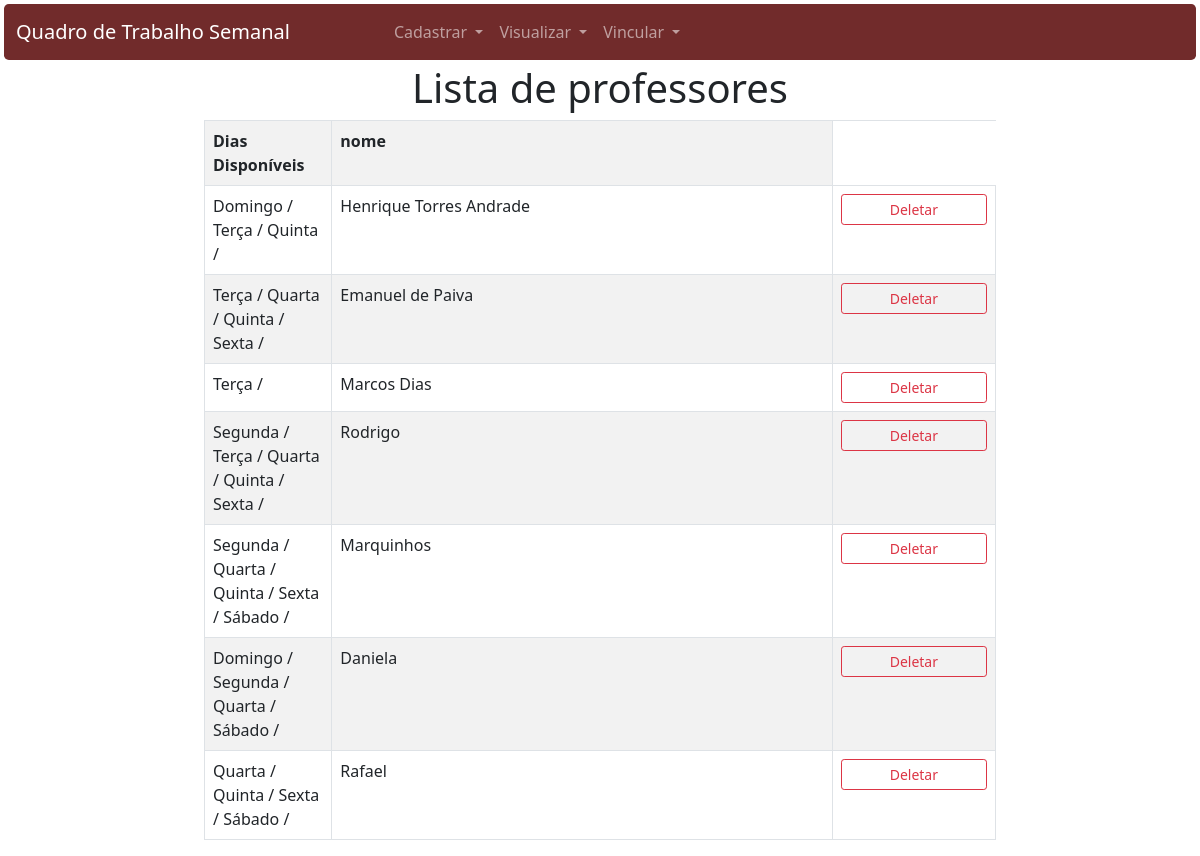
Page /listar_professores/ on the committed database.
### app_qts/models.py (models this page shows)
class Disponibilidade_Dia(models.Model):
    id_professor = models.ForeignKey(Professor, on_delete=models.CASCADE)
    id_dia = models.ForeignKey(Dia, on_delete=models.CASCADE)

class Dia(models.Model):
    id_dia = models.AutoField(primary_key=True)
    nome = models.TextField(max_length=255)

class Professor(models.Model):
    id_professor = models.AutoField(primary_key=True)
    nome = models.TextField(max_length=255)

### app_qts/views.py (the view)
# urls.py: path('listar_professores/',views.listar_professores,name='listar_professores'),
def listar_professores(request):
    context = {
        'professores': Professor.objects.all(),
        'disponibilidade_dia': Disponibilidade_Dia.objects.all()
    }
    return render(request,'qts/listagem/professores.html',context)

### app_qts/templates/qts/listagem/professores.html
{% extends 'qts/base.html' %}
{% block conteudo %}
<div class="row text-center">
    <h1>Lista de professores</h1>
</div>
<div class="row">
    <div class="col"></div>
    <div class="col-8 justify-content-center">
        <table class="table table-bordered table-striped table-hover">
            <tr>
                <th class="col-2">Dias Disponíveis</th>
                <th class="col-9">nome</th>
            </tr>
            {% for professor in professores %}
            <tr>
                <td>
                {% for disponibilidade in disponibilidade_dia %}
                    {% if professor.id_professor == disponibilidade.id_professor.id_professor %}
                        {{disponibilidade.id_dia.nome}} /
                    {% endif %}
                {% endfor %}
                </td>
                <td>{{professor.nome}}</td>
                <td>
                    {% if professor.id_professor %}
                    <a href=" {% url 'deletar_professores' professor.id_professor %} " class="btn btn-outline-danger btn-sm px-5">Deletar</a>
                    {% endif %}
                </td>
            </tr>
            {% endfor %}
        </table>
    </div>
    <div class="col"></div>
</div>
{% endblock %}

### rows in the picture
Professor: nome "Henrique Torres Andrade", shows "Deletar"
Disponibilidade_Dia: id_dia.nome "Domingo"
Disponibilidade_Dia: id_dia.nome "Terça"
Disponibilidade_Dia: id_dia.nome "Quinta"
Professor: nome "Emanuel de Paiva", shows "Deletar"
Disponibilidade_Dia: id_dia.nome "Terça"
Disponibilidade_Dia: id_dia.nome "Quarta"
Disponibilidade_Dia: id_dia.nome "Quinta"
Disponibilidade_Dia: id_dia.nome "Sexta"
Professor: nome "Marcos Dias", shows "Deletar"
Disponibilidade_Dia: id_dia.nome "Terça"
Professor: nome "Rodrigo", shows "Deletar"
Disponibilidade_Dia: id_dia.nome "Segunda"
Disponibilidade_Dia: id_dia.nome "Terça"
Disponibilidade_Dia: id_dia.nome "Quarta"
Disponibilidade_Dia: id_dia.nome "Quinta"
Disponibilidade_Dia: id_dia.nome "Sexta"
Professor: nome "Marquinhos", shows "Deletar"
Disponibilidade_Dia: id_dia.nome "Segunda"
Disponibilidade_Dia: id_dia.nome "Quarta"
Disponibilidade_Dia: id_dia.nome "Quinta"
Disponibilidade_Dia: id_dia.nome "Sexta"
Disponibilidade_Dia: id_dia.nome "Sábado"
Professor: nome "Daniela", shows "Deletar"
Disponibilidade_Dia: id_dia.nome "Domingo"
Disponibilidade_Dia: id_dia.nome "Segunda"
Disponibilidade_Dia: id_dia.nome "Quarta"
Disponibilidade_Dia: id_dia.nome "Sábado"
Professor: nome "Rafael", shows "Deletar"
Disponibilidade_Dia: id_dia.nome "Quarta"
Disponibilidade_Dia: id_dia.nome "Quinta"
Disponibilidade_Dia: id_dia.nome "Sexta"
Disponibilidade_Dia: id_dia.nome "Sábado"
